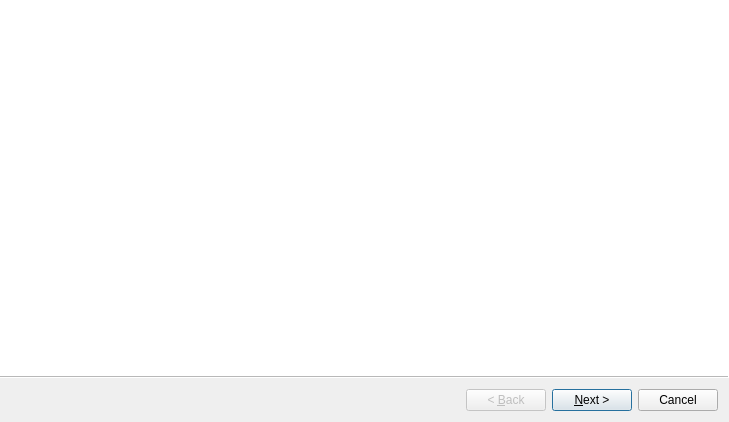
<?xml version="1.0" encoding="UTF-8"?>
<ui version="4.0">
 <class>Wizard</class>
 <widget class="QWizard" name="Wizard">
  <property name="geometry">
   <rect>
    <x>0</x>
    <y>0</y>
    <width>729</width>
    <height>422</height>
   </rect>
  </property>
  <property name="windowTitle">
   <string>Wizard</string>
  </property>
  <property name="windowOpacity">
   <double>1.000000000000000</double>
  </property>
  <property name="wizardStyle">
   <enum>QWizard::WizardStyle::ModernStyle</enum>
  </property>
  <widget class="ProjSetPage" name="wizardPage1">
   <property name="subTitle">
    <string/>
   </property>
   <attribute name="pageId">
    <string notr="true"/>
   </attribute>
  </widget>
  <widget class="ConfirmPage" name="wizardPage2"/>
 </widget>
 <customwidgets>
  <customwidget>
   <class>ProjSetPage</class>
   <extends>QWizardPage</extends>
   <header>projsetpage.h</header>
   <container>1</container>
  </customwidget>
  <customwidget>
   <class>ConfirmPage</class>
   <extends>QWizardPage</extends>
   <header>confirmpage.h</header>
   <container>1</container>
  </customwidget>
 </customwidgets>
 <resources/>
 <connections/>
</ui>
